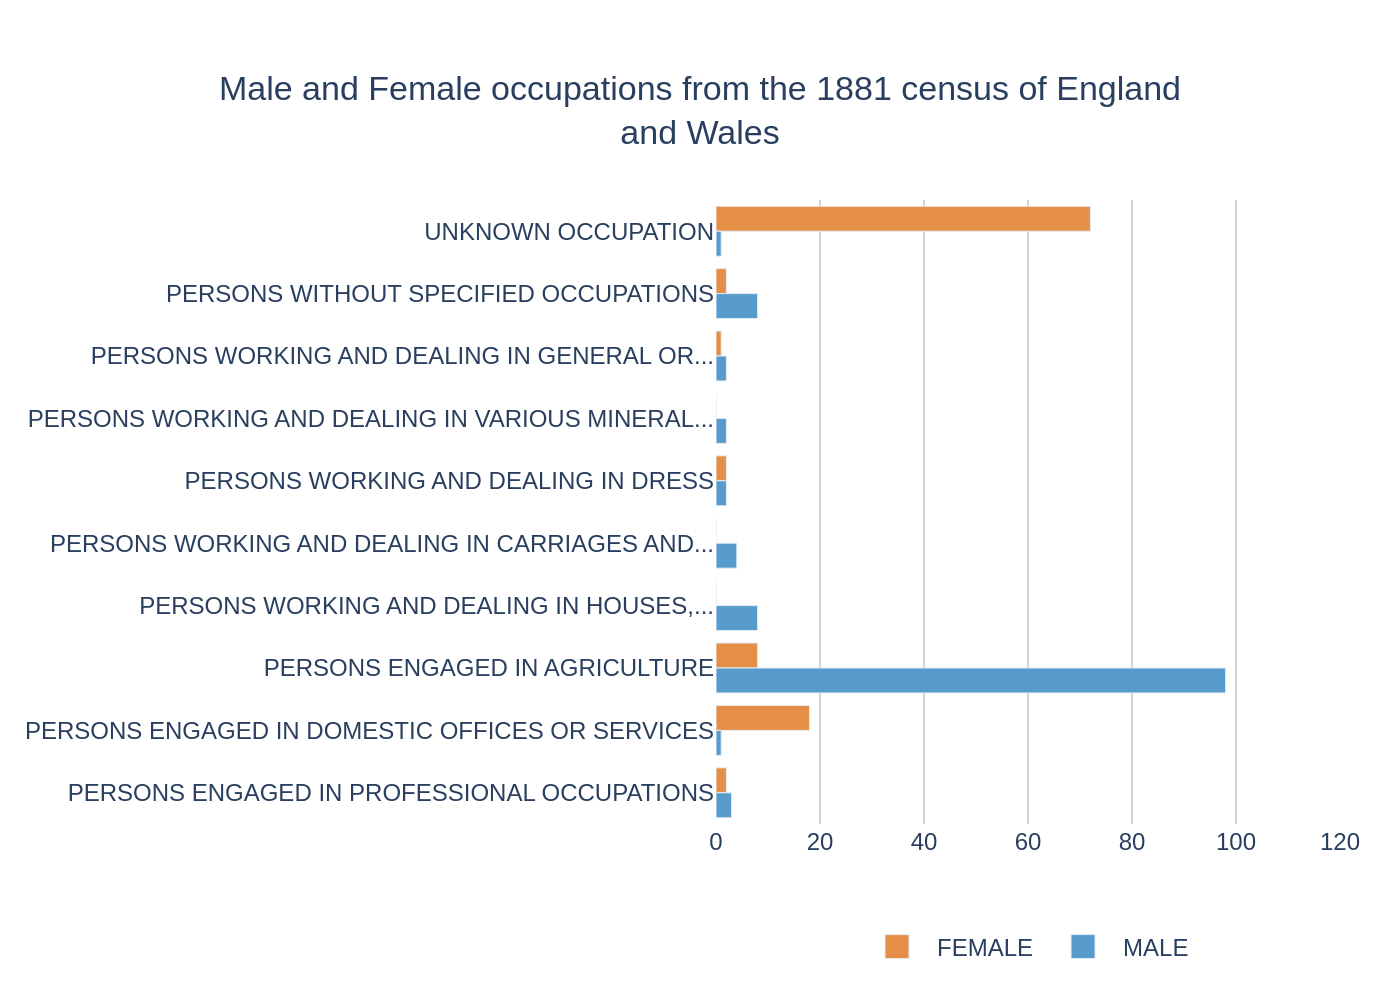

Reproduce this figure in Python.
import sys
import json
import plotly.graph_objects as go
import os

# Check for command-line argument
if len(sys.argv) != 2:
    print("Usage: python generate_chart.py <path_to_json_file>")
    sys.exit(1)

json_path = sys.argv[1]

# Ensure the file exists before proceeding
if not os.path.exists(json_path):
    print(f"Error: JSON file not found at '{json_path}'")
    sys.exit(1)

# Read data from the JSON file
with open(json_path, 'r', encoding='utf-8') as f:
    chart_config = json.load(f)

# Extract data for plotting
chart_data = chart_config['chart_data']
texts = chart_config['texts']
colors = chart_config['colors']

# Prepare data for Plotly
categories = [item['category'] for item in chart_data]
num_series = len(texts['series_names'])
data_series = [[item['values'][i] for item in chart_data] for i in range(num_series)]

# Create the figure
fig = go.Figure()

# Add a bar trace for each series
for i in range(num_series):
    fig.add_trace(go.Bar(
        name=texts['series_names'][i],
        y=categories,
        x=data_series[i],
        orientation='h',
        marker_color=colors[i]
    ))

# Update layout
fig.update_layout(
    title_text=texts['title'],
    title_x=0.5,
    title_font_family="Arial",
    barmode='group',
    xaxis=dict(
        title_text=texts['x_axis_title'],
        showgrid=True,
        gridcolor='lightgrey',
        range=[0, 120],
        dtick=20
    ),
    yaxis=dict(
        title_text=texts['y_axis_title'],
        autorange='reversed',  # To display categories from top to bottom
        showgrid=False
    ),
    legend=dict(
        orientation='h',
        yanchor='top',
        y=-0.15,
        xanchor='center',
        x=0.5
    ),
    font=dict(
        family="Arial"
    ),
    plot_bgcolor='white',
    # Adjust margin to prevent y-axis labels from being cut off
    margin=dict(l=350, r=30, t=100, b=80),
    autosize=False,
    width=800,
    height=600
)

# Determine output filename from the input JSON path
filename_base = os.path.splitext(os.path.basename(json_path))[0]
output_filename = f"{filename_base}.png"

# Save the figure as a PNG image
fig.write_image(output_filename, scale=2)

print(f"Chart saved as {output_filename}")
